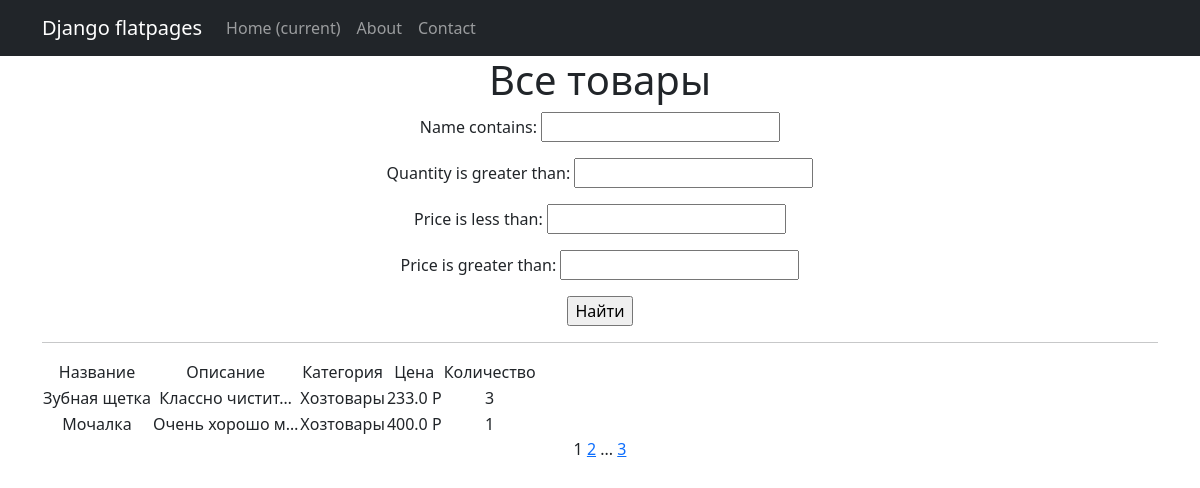
Screenshot of /products/ with the database file from the repository.
### simpleapp/models.py (models this page shows, shortened)
class Product(models.Model):
    name = models.CharField(
        max_length=50,
        unique=True,
    )
    description = models.TextField()
    quantity = models.IntegerField(
        validators=[MinValueValidator(0)],
    )
    category = models.ForeignKey(
        to='Category',
        on_delete=models.CASCADE,
        related_name='products',
    )
    price = models.FloatField(
        validators=[MinValueValidator(0.0)],
    )

class Category(models.Model):
    name = models.CharField(max_length=100, unique=True)

### simpleapp/views.py (the view)
# urls.py: path('', ProductsList.as_view(), name='product_list'),
class ProductsList(ListView):
    model = Product
    ordering = 'name'
    template_name = 'products.html'
    context_object_name = 'products'
    paginate_by = 2
    def get_queryset(self):
        queryset = super().get_queryset()
        self.filterset = ProductFilter(self.request.GET, queryset)
        return self.filterset.qs
    def get_context_data(self, **kwargs):
        context = super().get_context_data(**kwargs)
        context['filterset'] = self.filterset
        return context

### simpleapp/templatetags/custom_filters.py (called while the page is built)
@register.filter()
def currency(value, code='rub'):
   postfix = CURRENCIES_SYMBOLS[code]
   return f'{value} {postfix}'

### simpleapp/templatetags/custom_tags.py (called while the page is built)
@register.simple_tag(takes_context=True)
def url_replace(context, **kwargs):
    d = context['request'].GET.copy()
    for k, v in kwargs.items():
        d[k] = v
    return d.urlencode()

### templates/products.html (shortened to what this page needs)
{% extends 'flatpages/default.html' %}
{% load custom_filters %}
{% load custom_tags %}
{% block content %}
   <h1>Все товары</h1>
   <form action="" method="get">
       {{ filterset.form.as_p }}
       <input type="submit" value="Найти" />
   </form>
   <hr>
   {% if products %}
       <table>
           <tr>
               <td>Название</td>
               <td>Описание</td>
               <td>Категория</td>
               <td>Цена</td>
               <td>Количество</td>
           </tr>
           {% for product in products %}
           <tr>
               <td>{{ product.name }}</td>
               <td>{{ product.description|truncatechars:15 }}</td>
               <td>{{ product.category.name }}</td>
               <td>{{ product.price|currency }}</td>
               <td>{{ product.quantity }}</td>
           </tr>
           {% endfor %}
       </table>
   {% else %}
       <h2>Товаров нет!</h2>
   {% endif %}
   {{ page_obj.number }}
   {% if page_obj.has_next %}
       <a href="?{% url_replace page=page_obj.next_page_number %}">{{ page_obj.next_page_number }}</a>
       {% if paginator.num_pages != page_obj.next_page_number %}
           ...
           <a href="?{% url_replace page=page_obj.paginator.num_pages %}">{{ page_obj.paginator.num_pages }}</a>
       {% endif %}
   {% endif %}
{% endblock content %}

### rows the page displays
Product: name "Зубная щетка", description "Классно чистит…", category.name "Хозтовары", price "233.0 Р", quantity "3"
Product: name "Мочалка", description "Очень хорошо м…", category.name "Хозтовары", price "400.0 Р", quantity "1"

### other values shown
{{ page_obj.number }} "1"
{{ page_obj.next_page_number }} "2"
{{ page_obj.paginator.num_pages }} "3"
